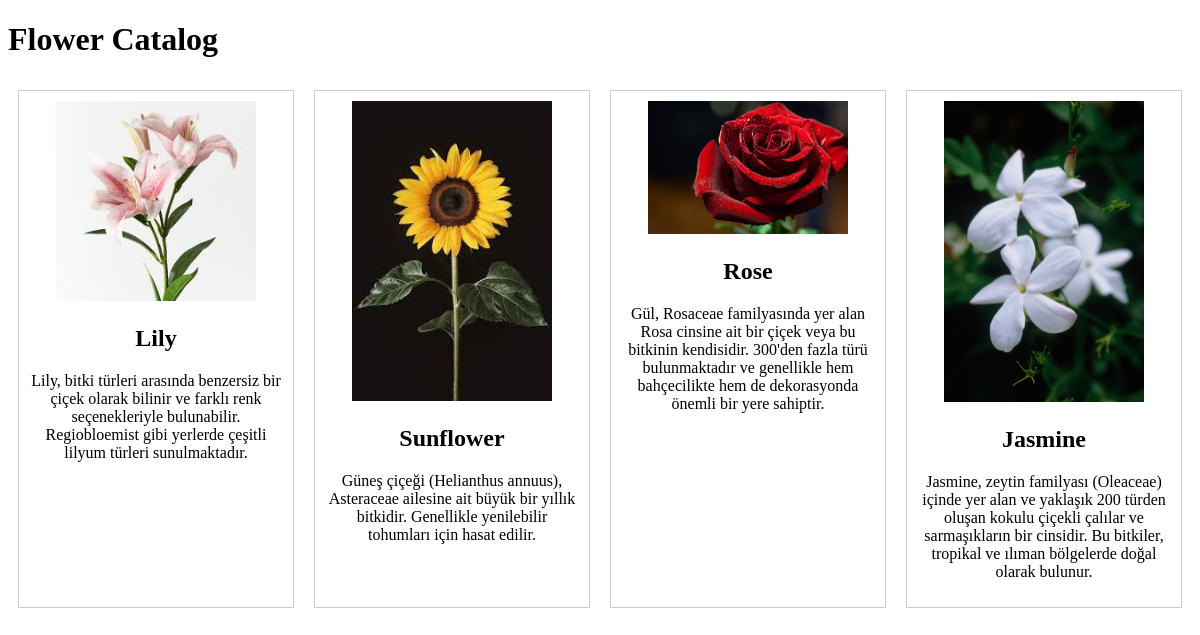
The page //home on the database its author committed.
### gallery/models.py (models this page shows, shortened)
class Product(models.Model):
    name = models.CharField(max_length=255)
    description = models.TextField()
    image = models.ImageField(upload_to='products/')
    created_at = models.DateTimeField(auto_now_add=True)
    updated_at = models.DateTimeField(auto_now=True)

### gallery/views.py (called while the page is built)
def product_list(request):
    products = Product.objects.all()
    return render(request, 'index.html', {'products':products})

### gallery/templates/index.html (shortened to what this page needs)
<!DOCTYPE html>
<html lang="en">
<head>
</head>
<body>
    <h1>Flower Catalog</h1>
    <ul class="product-list">
        {% for product in products %}
            <li class="product-item">
                <a href="#">
                    <img src="{{ product.image.url }}" alt="{{ product.name }}" width="200">
                </a>
                <h2>{{ product.name }}</h2>
                <p>{{ product.description }}</p>
            </li>
        {% endfor %}
    </ul>
</body>
</html>

### gallery/templates/index.html (style rules this page uses)
.product-list { display: flex; flex-wrap: wrap; justify-content: space-between; list-style: none; padding: 0; }
.product-item { flex: 1; max-width: 30%; margin: 10px; border: 1px solid #ccc; padding: 10px; text-align: center; }

### rows shown on the page
Product: image (picture), name "Lily", description "Lily, bitki türleri arasında benzersiz bir çiçek olarak bilinir ve farklı renk seçenekleriyle bulunabilir. Regiobloemist gibi yerlerde çeşitli lilyum türleri sunulmaktadır."
Product: image (picture), name "Sunflower", description "Güneş çiçeği (Helianthus annuus), Asteraceae ailesine ait büyük bir yıllık bitkidir. Genellikle yenilebilir tohumları için hasat edilir."
Product: image (picture), name "Rose", description "Gül, Rosaceae familyasında yer alan Rosa cinsine ait bir çiçek veya bu bitkinin kendisidir. 300'den fazla türü bulunmaktadır ve genellikle hem bahçecilikte hem de dekorasyonda önemli bir yere sahiptir."
Product: image (picture), name "Jasmine", description "Jasmine, zeytin familyası (Oleaceae) içinde yer alan ve yaklaşık 200 türden oluşan kokulu çiçekli çalılar ve sarmaşıkların bir cinsidir. Bu bitkiler, tropikal ve ılıman bölgelerde doğal olarak bulunur."
